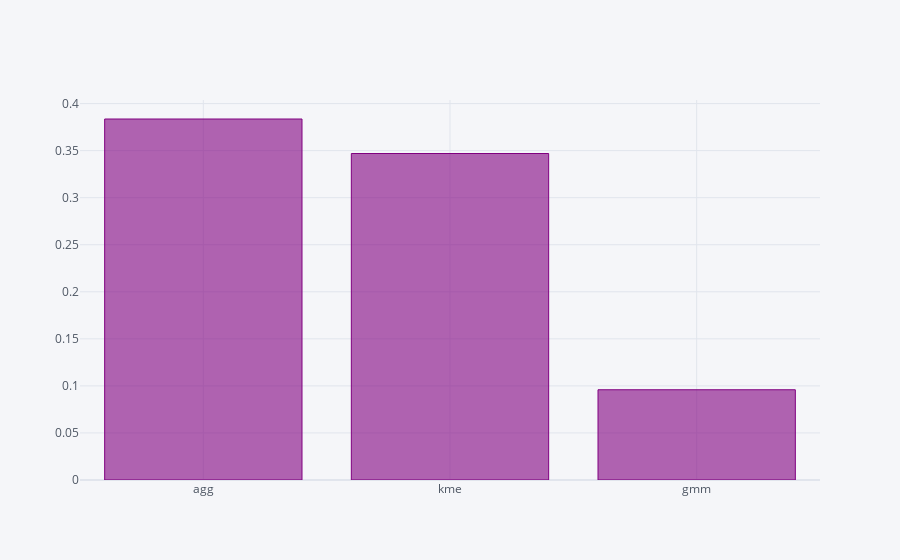

The code cell stored with this chart in its notebook:
### Code cell
pd.DataFrame(map(lambda t:silhouette_score(X01[mc],data[t]),['agg','kme','gmm']),columns=['silhouette'],index=['agg','kme','gmm']).iplot(kind='bar',color='purple')

### Figure 1 — Plotly figure (JSON) as saved in the notebook; plotly's stock layout.template omitted (floating-point values rounded to 4 significant figures)
{"data": [{"marker": {"color": "rgba(128, 0, 128, 0.6)", "line": {"color": "rgba(128, 0, 128, 1.0)", "width": 1}}, "name": "silhouette", "orientation": "v", "text": "", "type": "bar", "x": ["agg", "kme", "gmm"], "y": [0.3836, 0.347, 0.09589]}], "layout": {"legend": {"bgcolor": "#F5F6F9", "font": {"color": "#4D5663"}}, "paper_bgcolor": "#F5F6F9", "plot_bgcolor": "#F5F6F9", "title": {"font": {"color": "#4D5663"}}, "xaxis": {"gridcolor": "#E1E5ED", "showgrid": true, "tickfont": {"color": "#4D5663"}, "title": {"font": {"color": "#4D5663"}, "text": ""}, "zerolinecolor": "#E1E5ED"}, "yaxis": {"gridcolor": "#E1E5ED", "showgrid": true, "tickfont": {"color": "#4D5663"}, "title": {"font": {"color": "#4D5663"}, "text": ""}, "zerolinecolor": "#E1E5ED"}}}
